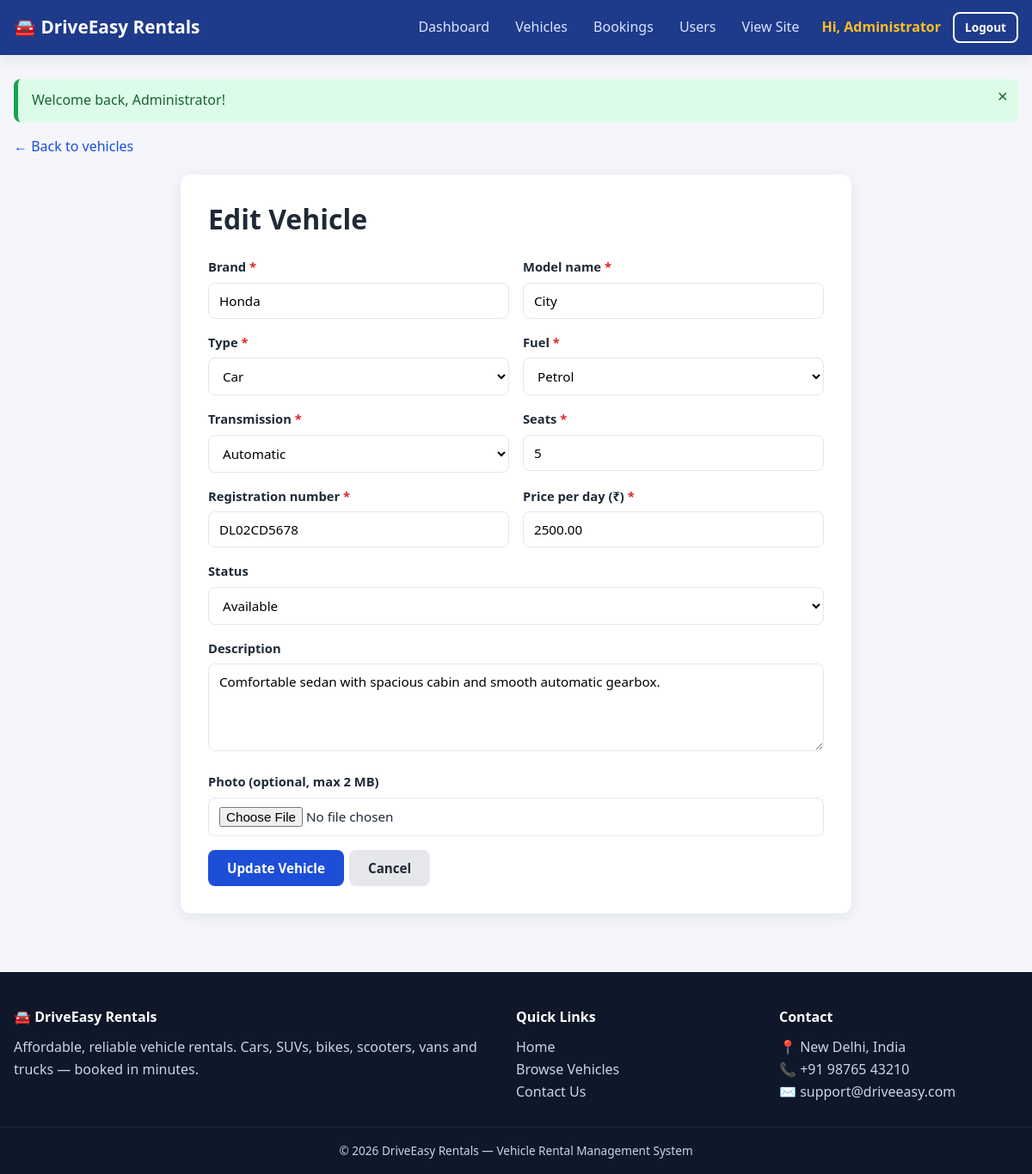
The app's page /admin/vehicle_form.php?id=2 (signed in) with its own data.
### tables this page shows
CREATE TABLE vehicles (
    id INT AUTO_INCREMENT PRIMARY KEY,
    name VARCHAR(100) NOT NULL,
    brand VARCHAR(60) NOT NULL,
    type ENUM('Car','SUV','Bike','Scooter','Van','Truck') NOT NULL,
    fuel ENUM('Petrol','Diesel','Electric','CNG','Hybrid') NOT NULL,
    transmission ENUM('Manual','Automatic') NOT NULL,
    seats TINYINT NOT NULL,
    reg_number VARCHAR(20) NOT NULL UNIQUE,
    price_per_day DECIMAL(10,2) NOT NULL,
    image VARCHAR(255) DEFAULT NULL,
    description TEXT,
    status ENUM('available','maintenance') NOT NULL DEFAULT 'available',
    created_at TIMESTAMP DEFAULT CURRENT_TIMESTAMP
);

### admin/vehicle_form.php (the view, shortened to what this page needs)
<?php
require_once '../config/db.php';
$types = ['Car','SUV','Bike','Scooter','Van','Truck'];
$fuels = ['Petrol','Diesel','Electric','CNG','Hybrid'];
$id = (int)($_GET['id'] ?? 0);
$isEdit = $id > 0;
$v = ['name' => '', 'brand' => '', 'type' => 'Car', 'fuel' => 'Petrol', 'transmission' => 'Manual', 'seats' => 5,
      'reg_number' => '', 'price_per_day' => '', 'description' => '', 'status' => 'available', 'image' => null];
if ($isEdit) {
    $stmt = $pdo->prepare('SELECT * FROM vehicles WHERE id = ?');
    $stmt->execute([$id]);
    $v = $stmt->fetch();
}
include '../includes/header.php';
?>
<p><a href="vehicles.php">← Back to vehicles</a></p>
<div class="form-card wide">
    <h1><?= $isEdit ? 'Edit Vehicle' : 'Add New Vehicle' ?></h1>
    <form method="post" enctype="multipart/form-data" class="validate mt" novalidate>
        <div class="form-row">
            <div class="form-group">
                <label for="brand">Brand <span class="req">*</span></label>
                <input type="text" id="brand" name="brand" value="<?= e($v['brand']) ?>" placeholder="e.g. Honda" data-rules="required|min:2|max:60">
            </div>
            <div class="form-group">
                <label for="name">Model name <span class="req">*</span></label>
                <input type="text" id="name" name="name" value="<?= e($v['name']) ?>" placeholder="e.g. City" data-rules="required|min:2|max:100">
            </div>
        </div>
        <div class="form-row">
            <div class="form-group">
                <label for="type">Type <span class="req">*</span></label>
                <select id="type" name="type" data-rules="required">
                    <?php foreach ($types as $t): ?><option <?= $v['type'] === $t ? 'selected' : '' ?>><?= $t ?></option><?php endforeach; ?>
                </select>
            </div>
            <div class="form-group">
                <label for="fuel">Fuel <span class="req">*</span></label>
                <select id="fuel" name="fuel" data-rules="required">
                    <?php foreach ($fuels as $f): ?><option <?= $v['fuel'] === $f ? 'selected' : '' ?>><?= $f ?></option><?php endforeach; ?>
                </select>
            </div>
        </div>
        <div class="form-row">
            <div class="form-group">
                <label for="transmission">Transmission <span class="req">*</span></label>
                <select id="transmission" name="transmission">
                    <?php foreach (['Manual','Automatic'] as $t): ?><option <?= $v['transmission'] === $t ? 'selected' : '' ?>><?= $t ?></option><?php endforeach; ?>
                </select>
            </div>
            <div class="form-group">
                <label for="seats">Seats <span class="req">*</span></label>
                <input type="number" id="seats" name="seats" min="1" max="50" value="<?= e($v['seats']) ?>" data-rules="required|number|positive">
            </div>
        </div>
        <div class="form-row">
            <div class="form-group">
                <label for="reg_number">Registration number <span class="req">*</span></label>
                <input type="text" id="reg_number" name="reg_number" maxlength="20" value="<?= e($v['reg_number']) ?>" placeholder="DL01AB1234" data-rules="required|regno" style="text-transform:uppercase">
            </div>
            <div class="form-group">
                <label for="price_per_day">Price per day (₹) <span class="req">*</span></label>
                <input type="number" id="price_per_day" name="price_per_day" min="1" step="0.01" value="<?= e($v['price_per_day']) ?>" data-rules="required|number|positive">
            </div>
        </div>
        <div class="form-group">
            <label for="status">Status</label>
            <select id="status" name="status">
                <option value="available" <?= $v['status'] === 'available' ? 'selected' : '' ?>>Available</option>
            </select>
        </div>
        <div class="form-group">
            <label for="description">Description</label>
            <textarea id="description" name="description" rows="4" maxlength="1000" data-rules="max:1000"><?= e($v['description']) ?></textarea>
        </div>
        <div class="form-group">
            <label for="imageInput">Photo (optional, max 2 MB)</label>
            <input type="file" id="imageInput" name="image" accept="image/jpeg,image/png,image/webp,image/gif">
        </div>
        <div class="actions">
            <button class="btn btn-primary"><?= $isEdit ? 'Update Vehicle' : 'Add Vehicle' ?></button>
            <a href="vehicles.php" class="btn btn-secondary">Cancel</a>
        </div>
    </form>
</div>
<?php include '../includes/footer.php'; ?>

### assets/css/style.css (style rules this page uses)
:root { --primary: #1d4ed8; --primary-dark: #1e3a8a; --accent: #f59e0b; --success: #16a34a; --danger: #dc2626; --warning: #d97706; --info: #0891b2; --bg: #f4f6fb; --card: #ffffff; --text: #1f2937; --muted: #6b7280; --border: #e5e7eb; --radius: 12px; --shadow: 0 4px 18px rgba(15, 23, 42, .08); }
* { box-sizing: border-box; margin: 0; padding: 0; }
html { scroll-behavior: smooth; }
body { font-family: "Segoe UI", Roboto, Helvetica, Arial, sans-serif; background: var(--bg); color: var(--text); line-height: 1.6; display: flex; flex-direction: column; min-height: 100vh; }
a { color: var(--primary); text-decoration: none; }
h1, h2, h3 { line-height: 1.25; margin-bottom: .5em; }
.mt { margin-top: 24px; }
.btn { display: inline-block; padding: 10px 20px; border-radius: 8px; border: 2px solid transparent; font-size: .95rem; font-weight: 600; cursor: pointer; transition: .2s; text-align: center; font-family: inherit; line-height: 1.2; }
.btn-primary { background: var(--primary); color: #fff !important; }
.btn-secondary { background: #e5e7eb; color: var(--text); }
.form-card { background: var(--card); max-width: 460px; margin: 20px auto; padding: 32px; border-radius: var(--radius); box-shadow: var(--shadow); }
.form-card.wide { max-width: 780px; }
.form-group { margin-bottom: 16px; }
.form-row { display: grid; grid-template-columns: 1fr 1fr; gap: 16px; }
label { display: block; font-weight: 600; margin-bottom: 6px; font-size: .92rem; }
input, select, textarea { width: 100%; padding: 10px 12px; border: 1.5px solid var(--border); border-radius: 8px; font-size: .95rem; font-family: inherit; background: #fff; transition: border .2s, box-shadow .2s; }
.req { color: var(--danger); }
.actions { display: flex; gap: 6px; flex-wrap: wrap; }

### records on screen
vehicles: brand "Honda", name "City", type "Car", fuel "Petrol", transmission "Automatic", seats "5", reg_number "DL02CD5678", price_per_day "2500.00", status "Available", description "Comfortable sedan with spacious cabin and smooth automatic gearbox."

### other values on screen
APP_NAME "DriveEasy Rentals"
explode(' ', current_user()['name'])[0] "Administrator"
$f['msg'] "Welcome back, Administrator!"
